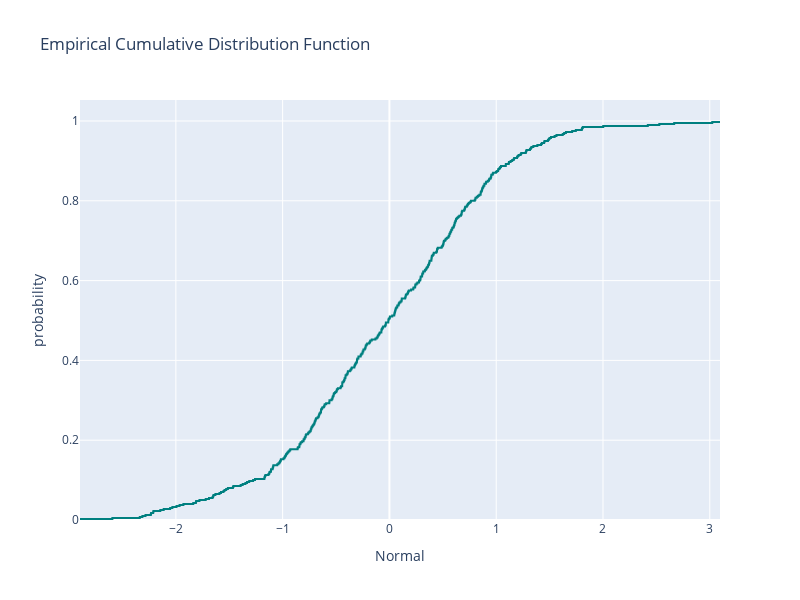

Notebook code for this chart:
### Markdown cell above
4. Customise the color of the trace by using the input `color_discrete_sequence`

### Code cell
fig = px.ecdf(df, x ="Normal",
              color_discrete_sequence=['teal'],
              height = 600, width = 800,
              title="Empirical Cumulative Distribution Function")
fig.show()

### Figure 1 — Plotly figure (JSON) as saved in the notebook; plotly's stock layout.template omitted (floating-point values rounded to 4 significant figures; data arrays with more than 128 entries replaced by an {"elided": "..."} marker saying what was removed)
{"data": [{"hovertemplate": "Normal=%{x}<br>probability=%{y}<extra></extra>", "legendgroup": "", "line": {"dash": "solid", "shape": "hv"}, "marker": {"color": "teal", "symbol": "circle"}, "mode": "lines", "name": "", "orientation": "v", "showlegend": false, "type": "scatter", "x": {"elided": "400 float values"}, "xaxis": "x", "y": {"elided": "400 float values"}, "yaxis": "y"}], "layout": {"height": 600, "legend": {"tracegroupgap": 0}, "title": {"text": "Empirical Cumulative Distribution Function"}, "width": 800, "xaxis": {"anchor": "y", "domain": [0, 1], "title": {"text": "Normal"}}, "yaxis": {"anchor": "x", "domain": [0, 1], "rangemode": "tozero", "title": {"text": "probability"}}}}
